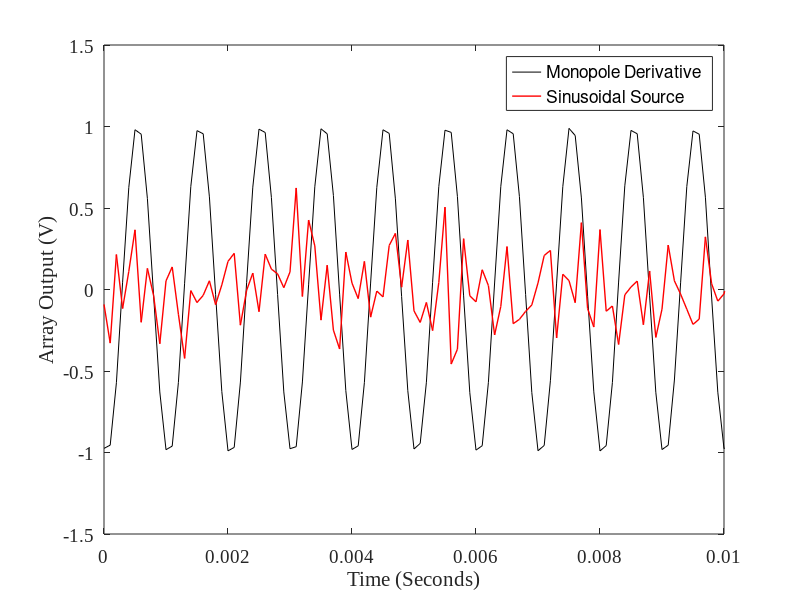

MATLAB code to generate this figure: (Note: this script raises an error after producing the figure.)
if ~exist('batch_csv_name', 'var')
    clc; clear all; close all;
else
    clc; close all;
end

% Generate array output using 3D sound field model
% For uniform linear array of N_mics microphones
%
% Adapted from code by J Pan 24/6/2025
% Written by L Marshall 01/08/2025
% Edited by L Marshall 04/09/2025
% Edited for organisation by L Marshall 14/11/2025
% Edited for batch running by L Marshall 29/03/2026
% Reverted to ideal 8-mic ULA by L Marshall 17/04/2026

%% CHECK FOR BATCH MODE PARAMETERS %%

batch_mode = exist('batch_csv_name', 'var');
% batch_mode = false;

if batch_mode
    fprintf('\n<strong>BATCH MODE ACTIVE - ULA Signal Generation</strong>\n');
    fprintf('  Frequency: %.0f Hz\n', batch_test_freq);
    fprintf('  Source: (%.3f, %.3f) m\n', batch_test_source_x, batch_test_source_y);
    fprintf('  Output: %s\n', batch_csv_name);
end


%% DEFINE INPUT VARIABLES %%

% Signal Parameters
duration = 10; %sample duration (s)
noise_level = 0.05; %noise amplitude
Q_o = 0.01; %source amplitude
f = 1000; %source frequency (Hz)

% Source Position
x_s = -0.4; %source x coordinate (m)
y_s = 0; %source y coordinate (m)
z_s = 0; %source z coordinate (m)

% Array Parameters — ideal 8-mic ULA (single recording)
N_mics = 8; %microphones in array
x_a = 0; %array x coordinate (m)
y_a = -0.16; %array centre y coordinate (m)
z_a = 0; %array z coordinate (m)
d_y = 0.36 / 7; %inter-element spacing (m) — 0.051429 m

% Physical Environment Parameters
c_o = 340; %speed of sound (m/s)
roh_o = 1.02; %air density at STP

% Sampling Conditions
d_t = 0.0001; %time step (s)
csv_filename = 'generatedsignal.csv'; %default output filename


%% APPLY BATCH MODE PARAMETER OVERRIDES %%

if exist('batch_test_freq', 'var')
    f = batch_test_freq;
end
if exist('batch_test_source_x', 'var') && exist('batch_test_source_y', 'var')
    x_s = batch_test_source_x;
    y_s = batch_test_source_y;
end
if exist('batch_csv_name', 'var')
    csv_filename = batch_csv_name;
end


%% INITIALISE SIGNAL CHARACTERISTICS %%

omega = f * 2 * pi; %angular frequency


%% COMPUTE ARRAY GEOMETRY %%

% Mic y positions — descending order (most positive y first),
% matching the physical channel labelling convention used in processing
n_vec = linspace((N_mics-1)/2, -(N_mics-1)/2, N_mics);
y_mics = y_a + d_y * n_vec;
x_mics = x_a * ones(1, N_mics);


%% CREATE TIME VECTOR %%

num_samples = round(duration / d_t);
time = (0:num_samples - 1) * d_t;

fprintf('Generating %d samples over %.1f seconds\n', num_samples, duration);


%% INITIALISE PRESSURE ARRAYS %%

p1 = zeros(length(time), N_mics); %monopole derivative
p2 = zeros(length(time), N_mics); %sinusoidal


%% GENERATE SIGNALS %%

fprintf('Generating signals...\n');

for k = 1:num_samples
    t1 = time(k);

    for n = 1:N_mics
        y_mic = y_a + (n - (N_mics + 1)/2) * d_y;
        R_a = sqrt((x_a - x_s)^2 + (y_mic - y_s)^2 + (z_a - z_s)^2);
        t = t1 - R_a / c_o;

        Q1_dot = Q_o * omega * cos(omega * t); %monopole derivative
        Q2_dot = Q_o * sin(omega * t); %sinusoidal source

        p1(k, n) = (roh_o / (4 * pi * R_a)) * Q1_dot;
        p2(k, n) = (roh_o / (4 * pi * R_a)) * Q2_dot;
    end
end

fprintf('Signal generation complete\n');


%% ADD SIMULATED NOISE %%

fprintf('Adding noise (level = %.3f)...\n', noise_level);

p1_noisy = p1 + noise_level * randn(size(p1));
p2_noisy = p2 + noise_level * randn(size(p2));


%% PLOT TIME DOMAIN SIGNALS %%

if ~batch_mode

    figure('Name', 'Array Output Time Domain');
    plot(time, p1_noisy(:,1) / max(abs(p1_noisy(:,1))), 'k-', ...
         time, p2_noisy(:,1) / max(abs(p2_noisy(:,1))), 'r-', 'LineWidth', 1);
    ylabel('Array Output (V)', 'FontName', 'Times New Roman', 'FontSize', 14);
    xlabel('Time (Seconds)', 'FontName', 'Times New Roman', 'FontSize', 14);
    legend('Monopole Derivative', 'Sinusoidal Source');
    set(gca, 'FontName', 'Times New Roman', 'FontSize', 14);
    xlim([0 0.01]);
    ylim([-1.5 1.5]);

end


%% NORMALISE AND SAVE TO CSV %%

fprintf('Normalising and saving to CSV...\n');

% Use abs() for robust normalisation across all signal types
generated_monopoles = p1_noisy ./ max(abs(p1_noisy), [], 1);
generated_sinusoidals = p2_noisy ./ max(abs(p2_noisy), [], 1);

results = [time(:), generated_monopoles, generated_sinusoidals];
writematrix(results, csv_filename);

fprintf('Saved signal data to: %s\n', csv_filename);


%% CALCULATE DIRECTION OF ARRIVAL %%

dx = x_a - x_s;
dy = y_a - y_s;
theta_rad = atan2(-dy, dx);
theta_deg_doa = rad2deg(theta_rad);

fprintf('Direction of Arrival (DoA): %.2f degrees\n', theta_deg_doa);


%% ARRAY GEOMETRY FIGURE — PUBLICATION STYLE %%
% Matches the AVS geometry figure style: Times New Roman, latex axis labels,
% filled squares for microphones, bold X for source, dashed grey propagation
% line, and $M_n$ microphone labels.

if ~batch_mode

    label_offset_x = 0.02; %mic label offset to the right of marker (m)

    figure('Name', 'ULA Geometry', 'Color', 'w', 'Position', [100 100 560 420]);

    ax = axes;
    set(ax, 'Color', 'w', 'Box', 'on', 'LineWidth', 1.2, ...
        'FontName', 'Times New Roman', 'FontSize', 12);
    hold on; grid on;

    % Dashed grey propagation line from source to array centre
    plot([x_s, x_a], [y_s, y_a], '--', 'Color', [0.7 0.7 0.7], ...
        'LineWidth', 1.5, 'HandleVisibility', 'off');

    % Microphones — filled squares (legend entry)
    scatter(x_mics, y_mics, 60, [0.850 0.325 0.098], 's', 'filled', ...
        'DisplayName', 'ULA Microphone');

    % Source — bold black X marker, matching AVS geometry figure convention
    scatter(x_s, y_s, 120, 'kx', 'LineWidth', 2.5, ...
        'DisplayName', sprintf('Source (%d Hz)', f));

    % Microphone labels — $M_1$ to $M_8$, numbered top to bottom (most positive y first)
    for n = 1:N_mics
        text(x_mics(n) + label_offset_x, y_mics(n), ...
             sprintf('$M_%d$', n), ...
             'Interpreter', 'latex', 'FontName', 'Times New Roman', 'FontSize', 9, ...
             'HorizontalAlignment', 'left', 'VerticalAlignment', 'middle');
    end

    % Axis labels — latex interpreter to match AVS figure
    xlabel('$x$ (m)', 'Interpreter', 'latex', 'FontSize', 14);
    ylabel('$y$ (m)', 'Interpreter', 'latex', 'FontSize', 14);

    % Legend — southwest to avoid overlap with propagation line
    legend('Location', 'southwest', 'FontName', 'Times New Roman', 'FontSize', 10, 'Box', 'on');

    set(gca, 'FontName', 'Times New Roman', 'FontSize', 12);

    % Tight axis limits — extra right padding for $M_n$ labels,
    % extra left padding for source marker and propagation line origin
    all_x = [x_mics, x_s];
    all_y = [y_mics, y_s];
    xlim([min(all_x) - 0.08, max(all_x) + 0.12]);
    ylim([min(all_y) - 0.05, max(all_y) + 0.05]);
    axis equal;

    % Export as vector PDF — same format as AVS geometry figure
    exportgraphics(gcf, 'ULA_geom_config.pdf', 'ContentType', 'vector');
    fprintf('Saved geometry figure to: ULA_geom_config.pdf\n');

end


%% DISPLAY CONFIGURATION SUMMARY %%

fprintf('\n<strong>Linear Array Configuration</strong>\n');
fprintf('Number of microphones: %d\n', N_mics);
fprintf('Microphone spacing (d_y): %.5f m\n', d_y);
fprintf('Array centre: y = %.5f m\n', y_a);
fprintf('Total aperture: %.5f m\n', max(y_mics) - min(y_mics));
fprintf('Source frequency: %.0f Hz\n', f);
fprintf('Wavelength: %.4f m\n', c_o / f);
fprintf('d_y/wavelength ratio: %.4f\n', d_y / (c_o / f));
fprintf('Source position: (%.3f, %.3f, %.3f) m\n', x_s, y_s, z_s);
